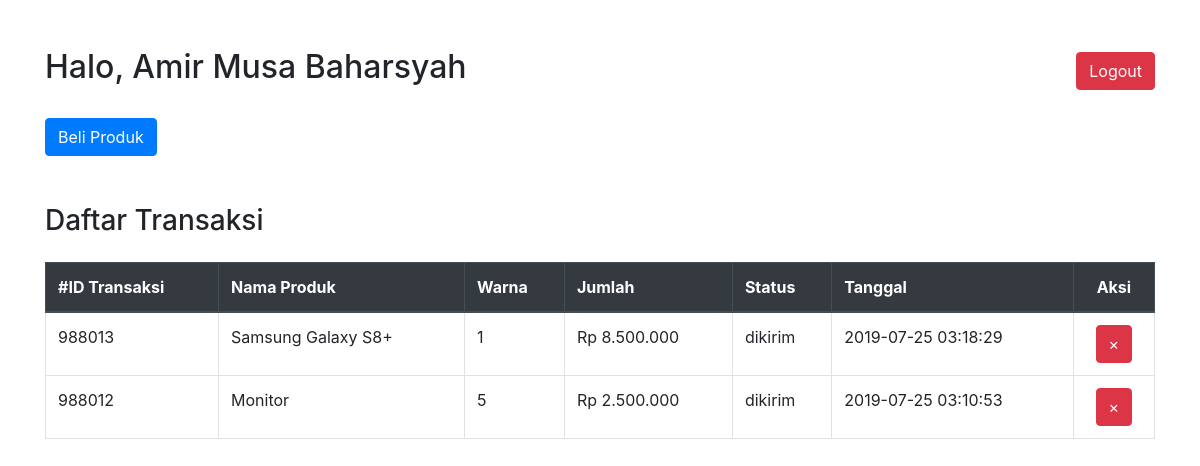
/index.php (signed in), run on the app's committed database.
### tables this page shows
CREATE TABLE `transaksi` (
  `id` int(11) NOT NULL,
  `id_produk` int(11) NOT NULL,
  `id_user` int(11) NOT NULL,
  `jumlah_transaksi` int(11) NOT NULL,
  `total_transaksi` int(11) NOT NULL,
  `status` enum('dipesan','dikirim') NOT NULL,
  `tanggal_transaksi` timestamp NOT NULL DEFAULT current_timestamp() ON UPDATE current_timestamp()
);

CREATE TABLE `produk` (
  `id` int(10) NOT NULL,
  `nama_produk` varchar(255) NOT NULL,
  `warna` varchar(10) NOT NULL,
  `jumlah` int(11) NOT NULL,
  `harga` int(11) NOT NULL,
  `id_kategori` int(10) NOT NULL,
  `id_merk` int(10) NOT NULL
);

### dashboard/pelanggan.php (the view, shortened to what this page needs)
<button class="btn btn-primary" data-toggle="modal" data-target="#beliProduk" >Beli Produk</button>
<h3 class="mt-5" id="transaksi">Daftar Transaksi</h3>
<table class="table table-bordered table-hover mt-4">
    <thead class="thead-dark">
        <tr>
            <th>#ID Transaksi</th>
            <th>Nama Produk</th>
            <th>Warna</th>
            <th>Jumlah</th>
            <th>Status</th>
            <th>Tanggal</th>
            <th class="text-center" colspan="2">Aksi</th>
        </tr>
    </thead>
    <tbody>
    <?php
        $sql = "SELECT transaksi.id, transaksi.tanggal_transaksi, produk.nama_produk,
                transaksi.jumlah_transaksi, transaksi.total_transaksi, transaksi.status
                FROM `transaksi` JOIN produk ON transaksi.id_produk=produk.id
                JOIN users ON transaksi.id_user=users.id
                WHERE users.id=$user_id
                ORDER BY transaksi.id DESC";
        $transaksi = $connect->query($sql);
        if ($transaksi->fetch_assoc() > 0) {
            foreach($transaksi as $data) {
                $id                 = $data['id'];
                $nama_produk        = $data['nama_produk'];
                $tanggal_transaksi  = $data['tanggal_transaksi'];
                $jumlah_transaksi   = $data['jumlah_transaksi'];
                $total_transaksi    = "Rp " . number_format($data['total_transaksi'], 0, ',', '.');
                $status             = $data['status'];
                echo "<tr>";
                echo "<td> $id </td>";
                echo "<td> $nama_produk </td>";
                echo "<td> $jumlah_transaksi </td>";
                echo "<td> $total_transaksi </td>";
                echo "<td> $status </td>";
                echo "<td> $tanggal_transaksi </td>";
                echo "<td class='text-center' colspan='2'>
                        <a role='button' class='btn btn-danger hapus' href='delete.php?id=$id&table_ref=transaksi' data-toggle='modal' data-target='#modalhapus'>&#215;</a>
                    </td>";
                echo "<tr>";
            }
        } else {
            echo " <td colspan='7'><center> 0 results </center></td>";
        }
    ?>
    </tbody>
</table>

### data on the page
transaksi: id "988013", id_produk.nama_produk "Samsung Galaxy S8+", jumlah_transaksi "1", total_transaksi "Rp 8.500.000", status "dikirim", tanggal_transaksi "2019-07-25 03:18:29"
transaksi: id "988012", id_produk.nama_produk "Monitor", jumlah_transaksi "5", total_transaksi "Rp 2.500.000", status "dikirim", tanggal_transaksi "2019-07-25 03:10:53"

### other printed values
$nama "Amir Musa Baharsyah"
